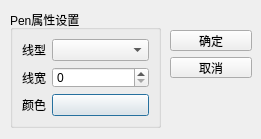
<?xml version="1.0" encoding="UTF-8"?>
<ui version="4.0">
 <class>DialogPen</class>
 <widget class="QDialog" name="DialogPen">
  <property name="geometry">
   <rect>
    <x>0</x>
    <y>0</y>
    <width>261</width>
    <height>139</height>
   </rect>
  </property>
  <property name="windowTitle">
   <string>QPen属性设置</string>
  </property>
  <property name="modal">
   <bool>true</bool>
  </property>
  <widget class="QGroupBox" name="groupBox">
   <property name="geometry">
    <rect>
     <x>10</x>
     <y>10</y>
     <width>151</width>
     <height>118</height>
    </rect>
   </property>
   <property name="title">
    <string>Pen属性设置</string>
   </property>
   <layout class="QFormLayout" name="formLayout">
    <item row="0" column="0">
     <widget class="QLabel" name="label">
      <property name="text">
       <string>线型</string>
      </property>
     </widget>
    </item>
    <item row="0" column="1">
     <widget class="QComboBox" name="comboPenStyle"/>
    </item>
    <item row="1" column="0">
     <widget class="QLabel" name="label_2">
      <property name="text">
       <string>线宽</string>
      </property>
     </widget>
    </item>
    <item row="1" column="1">
     <widget class="QSpinBox" name="spinWidth"/>
    </item>
    <item row="2" column="0">
     <widget class="QLabel" name="label_3">
      <property name="text">
       <string>颜色</string>
      </property>
     </widget>
    </item>
    <item row="2" column="1">
     <widget class="QPushButton" name="btnColor">
      <property name="text">
       <string/>
      </property>
     </widget>
    </item>
   </layout>
  </widget>
  <widget class="QWidget" name="layoutWidget">
   <property name="geometry">
    <rect>
     <x>170</x>
     <y>30</y>
     <width>82</width>
     <height>48</height>
    </rect>
   </property>
   <layout class="QVBoxLayout" name="verticalLayout">
    <item>
     <widget class="QPushButton" name="btnOK">
      <property name="text">
       <string>确定</string>
      </property>
     </widget>
    </item>
    <item>
     <widget class="QPushButton" name="btnCancel">
      <property name="text">
       <string>取消</string>
      </property>
     </widget>
    </item>
   </layout>
  </widget>
 </widget>
 <resources/>
 <connections>
  <connection>
   <sender>btnOK</sender>
   <signal>clicked()</signal>
   <receiver>DialogPen</receiver>
   <slot>accept()</slot>
   <hints>
    <hint type="sourcelabel">
     <x>210</x>
     <y>40</y>
    </hint>
    <hint type="destinationlabel">
     <x>130</x>
     <y>69</y>
    </hint>
   </hints>
  </connection>
  <connection>
   <sender>btnCancel</sender>
   <signal>clicked()</signal>
   <receiver>DialogPen</receiver>
   <slot>reject()</slot>
   <hints>
    <hint type="sourcelabel">
     <x>210</x>
     <y>66</y>
    </hint>
    <hint type="destinationlabel">
     <x>130</x>
     <y>69</y>
    </hint>
   </hints>
  </connection>
 </connections>
</ui>
